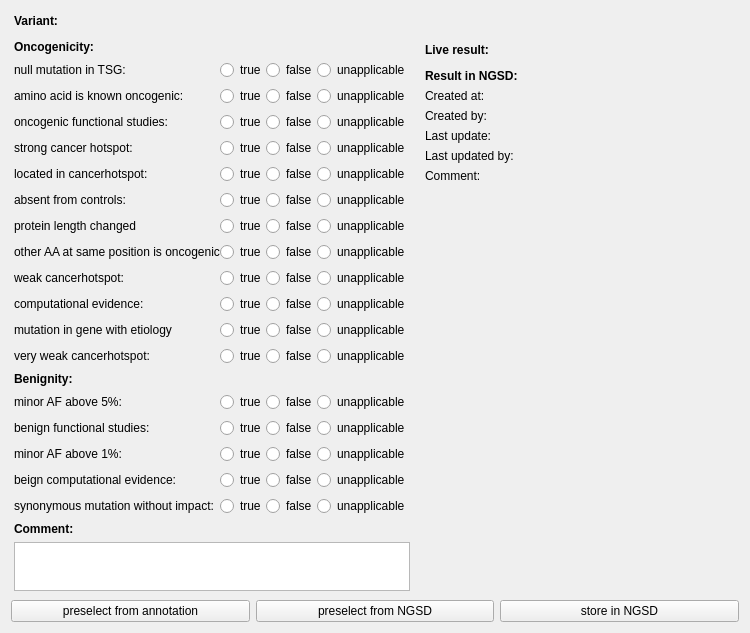
<?xml version="1.0" encoding="UTF-8"?>
<ui version="4.0">
 <class>SomaticVariantInterpreterWidget</class>
 <widget class="QWidget" name="SomaticVariantInterpreterWidget">
  <property name="geometry">
   <rect>
    <x>0</x>
    <y>0</y>
    <width>750</width>
    <height>633</height>
   </rect>
  </property>
  <property name="minimumSize">
   <size>
    <width>750</width>
    <height>400</height>
   </size>
  </property>
  <property name="windowTitle">
   <string>Somatic Variant Interpretation</string>
  </property>
  <layout class="QGridLayout" name="gridLayout">
   <item row="1" column="1">
    <layout class="QVBoxLayout" name="verticalLayout">
     <property name="spacing">
      <number>6</number>
     </property>
     <property name="leftMargin">
      <number>3</number>
     </property>
     <property name="topMargin">
      <number>3</number>
     </property>
     <property name="rightMargin">
      <number>3</number>
     </property>
     <property name="bottomMargin">
      <number>3</number>
     </property>
     <item>
      <layout class="QHBoxLayout" name="horizontalLayout_2" stretch="0,1">
       <property name="spacing">
        <number>6</number>
       </property>
       <property name="leftMargin">
        <number>3</number>
       </property>
       <property name="topMargin">
        <number>3</number>
       </property>
       <property name="rightMargin">
        <number>3</number>
       </property>
       <property name="bottomMargin">
        <number>3</number>
       </property>
       <item>
        <widget class="QLabel" name="label_3">
         <property name="font">
          <font>
           <weight>75</weight>
           <bold>true</bold>
          </font>
         </property>
         <property name="text">
          <string>Live result:</string>
         </property>
        </widget>
       </item>
       <item>
        <widget class="QLabel" name="label_live_result">
         <property name="text">
          <string/>
         </property>
        </widget>
       </item>
      </layout>
     </item>
     <item>
      <layout class="QGridLayout" name="gridLayout_2" columnstretch="1,2">
       <property name="leftMargin">
        <number>3</number>
       </property>
       <property name="topMargin">
        <number>3</number>
       </property>
       <property name="rightMargin">
        <number>3</number>
       </property>
       <property name="bottomMargin">
        <number>3</number>
       </property>
       <property name="horizontalSpacing">
        <number>3</number>
       </property>
       <property name="verticalSpacing">
        <number>6</number>
       </property>
       <item row="0" column="0">
        <widget class="QLabel" name="label_22">
         <property name="font">
          <font>
           <weight>75</weight>
           <bold>true</bold>
          </font>
         </property>
         <property name="text">
          <string>Result in NGSD:</string>
         </property>
        </widget>
       </item>
       <item row="0" column="1">
        <widget class="QLabel" name="label_result_in_ngsd">
         <property name="text">
          <string/>
         </property>
         <property name="textInteractionFlags">
          <set>Qt::LinksAccessibleByMouse|Qt::TextSelectableByKeyboard|Qt::TextSelectableByMouse</set>
         </property>
        </widget>
       </item>
       <item row="1" column="0">
        <widget class="QLabel" name="label_23">
         <property name="text">
          <string>Created at:</string>
         </property>
        </widget>
       </item>
       <item row="1" column="1">
        <widget class="QLabel" name="label_creation_date">
         <property name="text">
          <string/>
         </property>
         <property name="textInteractionFlags">
          <set>Qt::LinksAccessibleByMouse|Qt::TextSelectableByKeyboard|Qt::TextSelectableByMouse</set>
         </property>
        </widget>
       </item>
       <item row="2" column="0">
        <widget class="QLabel" name="label_24">
         <property name="text">
          <string>Created by:</string>
         </property>
        </widget>
       </item>
       <item row="2" column="1">
        <widget class="QLabel" name="label_created_by">
         <property name="text">
          <string/>
         </property>
         <property name="textInteractionFlags">
          <set>Qt::LinksAccessibleByMouse|Qt::TextSelectableByKeyboard|Qt::TextSelectableByMouse</set>
         </property>
        </widget>
       </item>
       <item row="3" column="0">
        <widget class="QLabel" name="label_25">
         <property name="text">
          <string>Last update:</string>
         </property>
        </widget>
       </item>
       <item row="3" column="1">
        <widget class="QLabel" name="label_last_update_date">
         <property name="text">
          <string/>
         </property>
         <property name="textInteractionFlags">
          <set>Qt::LinksAccessibleByMouse|Qt::TextSelectableByKeyboard|Qt::TextSelectableByMouse</set>
         </property>
        </widget>
       </item>
       <item row="4" column="0">
        <widget class="QLabel" name="label_26">
         <property name="text">
          <string>Last updated by:</string>
         </property>
        </widget>
       </item>
       <item row="4" column="1">
        <widget class="QLabel" name="label_last_update_by">
         <property name="text">
          <string/>
         </property>
         <property name="textInteractionFlags">
          <set>Qt::LinksAccessibleByMouse|Qt::TextSelectableByKeyboard|Qt::TextSelectableByMouse</set>
         </property>
        </widget>
       </item>
       <item row="5" column="0">
        <widget class="QLabel" name="label_27">
         <property name="text">
          <string>Comment:</string>
         </property>
        </widget>
       </item>
       <item row="5" column="1">
        <widget class="QLabel" name="label_comment">
         <property name="text">
          <string/>
         </property>
         <property name="textInteractionFlags">
          <set>Qt::LinksAccessibleByMouse|Qt::TextSelectableByKeyboard|Qt::TextSelectableByMouse</set>
         </property>
        </widget>
       </item>
      </layout>
     </item>
     <item>
      <layout class="QHBoxLayout" name="horizontalLayout_22">
       <property name="spacing">
        <number>6</number>
       </property>
       <property name="leftMargin">
        <number>3</number>
       </property>
       <property name="topMargin">
        <number>3</number>
       </property>
       <property name="rightMargin">
        <number>3</number>
       </property>
       <property name="bottomMargin">
        <number>3</number>
       </property>
       <item>
        <widget class="QLabel" name="label_status">
         <property name="text">
          <string/>
         </property>
        </widget>
       </item>
      </layout>
     </item>
     <item>
      <spacer name="verticalSpacer">
       <property name="orientation">
        <enum>Qt::Vertical</enum>
       </property>
       <property name="sizeHint" stdset="0">
        <size>
         <width>20</width>
         <height>40</height>
        </size>
       </property>
      </spacer>
     </item>
    </layout>
   </item>
   <item row="2" column="0" colspan="2">
    <layout class="QHBoxLayout" name="horizontalLayout_21">
     <item>
      <widget class="QPushButton" name="button_select_from_input_anno">
       <property name="toolTip">
        <string>selects parameters using annotation data</string>
       </property>
       <property name="text">
        <string>preselect from annotation</string>
       </property>
      </widget>
     </item>
     <item>
      <widget class="QPushButton" name="button_select_from_NGSD">
       <property name="toolTip">
        <string>autoselects parameters stored in NGSD</string>
       </property>
       <property name="text">
        <string>preselect from NGSD</string>
       </property>
      </widget>
     </item>
     <item>
      <widget class="QPushButton" name="button_store_in_ngsd">
       <property name="text">
        <string>store in NGSD</string>
       </property>
      </widget>
     </item>
    </layout>
   </item>
   <item row="1" column="0">
    <layout class="QVBoxLayout" name="verticalLayout_2">
     <property name="leftMargin">
      <number>3</number>
     </property>
     <property name="topMargin">
      <number>3</number>
     </property>
     <property name="rightMargin">
      <number>3</number>
     </property>
     <property name="bottomMargin">
      <number>3</number>
     </property>
     <item>
      <widget class="QLabel" name="label">
       <property name="font">
        <font>
         <weight>75</weight>
         <bold>true</bold>
        </font>
       </property>
       <property name="text">
        <string>Oncogenicity:</string>
       </property>
      </widget>
     </item>
     <item>
      <layout class="QHBoxLayout" name="horizontalLayout_3" stretch="1,0,0,0">
       <property name="spacing">
        <number>0</number>
       </property>
       <item>
        <widget class="QLabel" name="label_5">
         <property name="text">
          <string>null mutation in TSG:</string>
         </property>
        </widget>
       </item>
       <item>
        <widget class="QRadioButton" name="radioButton">
         <property name="text">
          <string>true</string>
         </property>
         <attribute name="buttonGroup">
          <string notr="true">onco_null_mutation_in_tsg</string>
         </attribute>
        </widget>
       </item>
       <item>
        <widget class="QRadioButton" name="radioButton_2">
         <property name="text">
          <string>false</string>
         </property>
         <attribute name="buttonGroup">
          <string notr="true">onco_null_mutation_in_tsg</string>
         </attribute>
        </widget>
       </item>
       <item>
        <widget class="QRadioButton" name="radioButton_3">
         <property name="text">
          <string>unapplicable</string>
         </property>
         <attribute name="buttonGroup">
          <string notr="true">onco_null_mutation_in_tsg</string>
         </attribute>
        </widget>
       </item>
      </layout>
     </item>
     <item>
      <layout class="QHBoxLayout" name="horizontalLayout_4" stretch="1,0,0,0">
       <property name="spacing">
        <number>0</number>
       </property>
       <item>
        <widget class="QLabel" name="label_6">
         <property name="text">
          <string>amino acid is known oncogenic:</string>
         </property>
        </widget>
       </item>
       <item>
        <widget class="QRadioButton" name="radioButton_4">
         <property name="text">
          <string>true</string>
         </property>
         <attribute name="buttonGroup">
          <string notr="true">onco_known_oncogenic_aa</string>
         </attribute>
        </widget>
       </item>
       <item>
        <widget class="QRadioButton" name="radioButton_5">
         <property name="text">
          <string>false</string>
         </property>
         <attribute name="buttonGroup">
          <string notr="true">onco_known_oncogenic_aa</string>
         </attribute>
        </widget>
       </item>
       <item>
        <widget class="QRadioButton" name="radioButton_6">
         <property name="text">
          <string>unapplicable</string>
         </property>
         <attribute name="buttonGroup">
          <string notr="true">onco_known_oncogenic_aa</string>
         </attribute>
        </widget>
       </item>
      </layout>
     </item>
     <item>
      <layout class="QHBoxLayout" name="horizontalLayout_5" stretch="1,0,0,0">
       <property name="spacing">
        <number>0</number>
       </property>
       <item>
        <widget class="QLabel" name="label_7">
         <property name="text">
          <string>oncogenic functional studies:</string>
         </property>
        </widget>
       </item>
       <item>
        <widget class="QRadioButton" name="radioButton_7">
         <property name="text">
          <string>true</string>
         </property>
         <attribute name="buttonGroup">
          <string notr="true">onco_oncogenic_functional_studies</string>
         </attribute>
        </widget>
       </item>
       <item>
        <widget class="QRadioButton" name="radioButton_8">
         <property name="text">
          <string>false</string>
         </property>
         <attribute name="buttonGroup">
          <string notr="true">onco_oncogenic_functional_studies</string>
         </attribute>
        </widget>
       </item>
       <item>
        <widget class="QRadioButton" name="radioButton_9">
         <property name="text">
          <string>unapplicable</string>
         </property>
         <attribute name="buttonGroup">
          <string notr="true">onco_oncogenic_functional_studies</string>
         </attribute>
        </widget>
       </item>
      </layout>
     </item>
     <item>
      <layout class="QHBoxLayout" name="horizontalLayout_6" stretch="1,0,0,0">
       <property name="spacing">
        <number>0</number>
       </property>
       <item>
        <widget class="QLabel" name="label_8">
         <property name="text">
          <string>strong cancer hotspot:</string>
         </property>
        </widget>
       </item>
       <item>
        <widget class="QRadioButton" name="radioButton_10">
         <property name="text">
          <string>true</string>
         </property>
         <attribute name="buttonGroup">
          <string notr="true">onco_strong_cancerhotspot</string>
         </attribute>
        </widget>
       </item>
       <item>
        <widget class="QRadioButton" name="radioButton_11">
         <property name="text">
          <string>false</string>
         </property>
         <attribute name="buttonGroup">
          <string notr="true">onco_strong_cancerhotspot</string>
         </attribute>
        </widget>
       </item>
       <item>
        <widget class="QRadioButton" name="radioButton_12">
         <property name="text">
          <string>unapplicable</string>
         </property>
         <attribute name="buttonGroup">
          <string notr="true">onco_strong_cancerhotspot</string>
         </attribute>
        </widget>
       </item>
      </layout>
     </item>
     <item>
      <layout class="QHBoxLayout" name="horizontalLayout_7" stretch="1,0,0,0">
       <property name="spacing">
        <number>0</number>
       </property>
       <item>
        <widget class="QLabel" name="label_9">
         <property name="text">
          <string>located in cancerhotspot:</string>
         </property>
        </widget>
       </item>
       <item>
        <widget class="QRadioButton" name="radioButton_13">
         <property name="text">
          <string>true</string>
         </property>
         <attribute name="buttonGroup">
          <string notr="true">onco_located_in_canerhotspot</string>
         </attribute>
        </widget>
       </item>
       <item>
        <widget class="QRadioButton" name="radioButton_14">
         <property name="text">
          <string>false</string>
         </property>
         <attribute name="buttonGroup">
          <string notr="true">onco_located_in_canerhotspot</string>
         </attribute>
        </widget>
       </item>
       <item>
        <widget class="QRadioButton" name="radioButton_15">
         <property name="text">
          <string>unapplicable</string>
         </property>
         <attribute name="buttonGroup">
          <string notr="true">onco_located_in_canerhotspot</string>
         </attribute>
        </widget>
       </item>
      </layout>
     </item>
     <item>
      <layout class="QHBoxLayout" name="horizontalLayout_8" stretch="1,0,0,0">
       <property name="spacing">
        <number>0</number>
       </property>
       <item>
        <widget class="QLabel" name="label_10">
         <property name="text">
          <string>absent from controls:</string>
         </property>
        </widget>
       </item>
       <item>
        <widget class="QRadioButton" name="radioButton_16">
         <property name="text">
          <string>true</string>
         </property>
         <attribute name="buttonGroup">
          <string notr="true">onco_absent_from_controls</string>
         </attribute>
        </widget>
       </item>
       <item>
        <widget class="QRadioButton" name="radioButton_17">
         <property name="text">
          <string>false</string>
         </property>
         <attribute name="buttonGroup">
          <string notr="true">onco_absent_from_controls</string>
         </attribute>
        </widget>
       </item>
       <item>
        <widget class="QRadioButton" name="radioButton_18">
         <property name="text">
          <string>unapplicable</string>
         </property>
         <attribute name="buttonGroup">
          <string notr="true">onco_absent_from_controls</string>
         </attribute>
        </widget>
       </item>
      </layout>
     </item>
     <item>
      <layout class="QHBoxLayout" name="horizontalLayout_9" stretch="1,0,0,0">
       <property name="spacing">
        <number>0</number>
       </property>
       <item>
        <widget class="QLabel" name="label_11">
         <property name="text">
          <string>protein length changed</string>
         </property>
        </widget>
       </item>
       <item>
        <widget class="QRadioButton" name="radioButton_19">
         <property name="text">
          <string>true</string>
         </property>
         <attribute name="buttonGroup">
          <string notr="true">onco_protein_length_change</string>
         </attribute>
        </widget>
       </item>
       <item>
        <widget class="QRadioButton" name="radioButton_20">
         <property name="text">
          <string>false</string>
         </property>
         <attribute name="buttonGroup">
          <string notr="true">onco_protein_length_change</string>
         </attribute>
        </widget>
       </item>
       <item>
        <widget class="QRadioButton" name="radioButton_21">
         <property name="text">
          <string>unapplicable</string>
         </property>
         <attribute name="buttonGroup">
          <string notr="true">onco_protein_length_change</string>
         </attribute>
        </widget>
       </item>
      </layout>
     </item>
     <item>
      <layout class="QHBoxLayout" name="horizontalLayout_10" stretch="1,0,0,0">
       <property name="spacing">
        <number>0</number>
       </property>
       <item>
        <widget class="QLabel" name="label_12">
         <property name="text">
          <string>other AA at same position is oncogenic</string>
         </property>
        </widget>
       </item>
       <item>
        <widget class="QRadioButton" name="radioButton_22">
         <property name="text">
          <string>true</string>
         </property>
         <attribute name="buttonGroup">
          <string notr="true">onco_other_aa_known_oncogenic</string>
         </attribute>
        </widget>
       </item>
       <item>
        <widget class="QRadioButton" name="radioButton_23">
         <property name="text">
          <string>false</string>
         </property>
         <attribute name="buttonGroup">
          <string notr="true">onco_other_aa_known_oncogenic</string>
         </attribute>
        </widget>
       </item>
       <item>
        <widget class="QRadioButton" name="radioButton_24">
         <property name="text">
          <string>unapplicable</string>
         </property>
         <attribute name="buttonGroup">
          <string notr="true">onco_other_aa_known_oncogenic</string>
         </attribute>
        </widget>
       </item>
      </layout>
     </item>
     <item>
      <layout class="QHBoxLayout" name="horizontalLayout_11" stretch="1,0,0,0">
       <property name="spacing">
        <number>0</number>
       </property>
       <item>
        <widget class="QLabel" name="label_13">
         <property name="text">
          <string>weak cancerhotspot:</string>
         </property>
        </widget>
       </item>
       <item>
        <widget class="QRadioButton" name="radioButton_25">
         <property name="text">
          <string>true</string>
         </property>
         <attribute name="buttonGroup">
          <string notr="true">onco_weak_cancerhotspot</string>
         </attribute>
        </widget>
       </item>
       <item>
        <widget class="QRadioButton" name="radioButton_26">
         <property name="text">
          <string>false</string>
         </property>
         <attribute name="buttonGroup">
          <string notr="true">onco_weak_cancerhotspot</string>
         </attribute>
        </widget>
       </item>
       <item>
        <widget class="QRadioButton" name="radioButton_27">
         <property name="text">
          <string>unapplicable</string>
         </property>
         <attribute name="buttonGroup">
          <string notr="true">onco_weak_cancerhotspot</string>
         </attribute>
        </widget>
       </item>
      </layout>
     </item>
     <item>
      <layout class="QHBoxLayout" name="horizontalLayout_12" stretch="1,0,0,0">
       <property name="spacing">
        <number>0</number>
       </property>
       <item>
        <widget class="QLabel" name="label_14">
         <property name="text">
          <string>computational evidence:</string>
         </property>
        </widget>
       </item>
       <item>
        <widget class="QRadioButton" name="radioButton_28">
         <property name="text">
          <string>true</string>
         </property>
         <attribute name="buttonGroup">
          <string notr="true">onco_computational_evidence</string>
         </attribute>
        </widget>
       </item>
       <item>
        <widget class="QRadioButton" name="radioButton_29">
         <property name="text">
          <string>false</string>
         </property>
         <attribute name="buttonGroup">
          <string notr="true">onco_computational_evidence</string>
         </attribute>
        </widget>
       </item>
       <item>
        <widget class="QRadioButton" name="radioButton_30">
         <property name="text">
          <string>unapplicable</string>
         </property>
         <attribute name="buttonGroup">
          <string notr="true">onco_computational_evidence</string>
         </attribute>
        </widget>
       </item>
      </layout>
     </item>
     <item>
      <layout class="QHBoxLayout" name="horizontalLayout_13" stretch="1,0,0,0">
       <property name="spacing">
        <number>0</number>
       </property>
       <item>
        <widget class="QLabel" name="label_15">
         <property name="text">
          <string>mutation in gene with etiology</string>
         </property>
        </widget>
       </item>
       <item>
        <widget class="QRadioButton" name="radioButton_31">
         <property name="text">
          <string>true</string>
         </property>
         <attribute name="buttonGroup">
          <string notr="true">onco_mutation_in_gene_with_etiology</string>
         </attribute>
        </widget>
       </item>
       <item>
        <widget class="QRadioButton" name="radioButton_32">
         <property name="text">
          <string>false</string>
         </property>
         <attribute name="buttonGroup">
          <string notr="true">onco_mutation_in_gene_with_etiology</string>
         </attribute>
        </widget>
       </item>
       <item>
        <widget class="QRadioButton" name="radioButton_33">
         <property name="text">
          <string>unapplicable</string>
         </property>
         <attribute name="buttonGroup">
          <string notr="true">onco_mutation_in_gene_with_etiology</string>
         </attribute>
        </widget>
       </item>
      </layout>
     </item>
     <item>
      <layout class="QHBoxLayout" name="horizontalLayout_14" stretch="1,0,0,0">
       <property name="spacing">
        <number>0</number>
       </property>
       <item>
        <widget class="QLabel" name="label_16">
         <property name="text">
          <string>very weak cancerhotspot:</string>
         </property>
        </widget>
       </item>
       <item>
        <widget class="QRadioButton" name="radioButton_34">
         <property name="text">
          <string>true</string>
         </property>
         <attribute name="buttonGroup">
          <string notr="true">onco_very_weak_cancerhotspot</string>
         </attribute>
        </widget>
       </item>
       <item>
        <widget class="QRadioButton" name="radioButton_35">
         <property name="text">
          <string>false</string>
         </property>
         <attribute name="buttonGroup">
          <string notr="true">onco_very_weak_cancerhotspot</string>
         </attribute>
        </widget>
       </item>
       <item>
        <widget class="QRadioButton" name="radioButton_36">
         <property name="text">
          <string>unapplicable</string>
         </property>
         <attribute name="buttonGroup">
          <string notr="true">onco_very_weak_cancerhotspot</string>
         </attribute>
        </widget>
       </item>
      </layout>
     </item>
     <item>
      <widget class="QLabel" name="label_2">
       <property name="font">
        <font>
         <weight>75</weight>
         <bold>true</bold>
        </font>
       </property>
       <property name="text">
        <string>Benignity:</string>
       </property>
      </widget>
     </item>
     <item>
      <layout class="QHBoxLayout" name="horizontalLayout_15" stretch="1,0,0,0">
       <property name="spacing">
        <number>0</number>
       </property>
       <item>
        <widget class="QLabel" name="label_17">
         <property name="text">
          <string>minor AF above 5%:</string>
         </property>
        </widget>
       </item>
       <item>
        <widget class="QRadioButton" name="radioButton_37">
         <property name="text">
          <string>true</string>
         </property>
         <attribute name="buttonGroup">
          <string notr="true">benign_very_high_maf</string>
         </attribute>
        </widget>
       </item>
       <item>
        <widget class="QRadioButton" name="radioButton_38">
         <property name="text">
          <string>false</string>
         </property>
         <attribute name="buttonGroup">
          <string notr="true">benign_very_high_maf</string>
         </attribute>
        </widget>
       </item>
       <item>
        <widget class="QRadioButton" name="radioButton_39">
         <property name="text">
          <string>unapplicable</string>
         </property>
         <attribute name="buttonGroup">
          <string notr="true">benign_very_high_maf</string>
         </attribute>
        </widget>
       </item>
      </layout>
     </item>
     <item>
      <layout class="QHBoxLayout" name="horizontalLayout_16" stretch="1,0,0,0">
       <property name="spacing">
        <number>0</number>
       </property>
       <item>
        <widget class="QLabel" name="label_18">
         <property name="text">
          <string>benign functional studies:</string>
         </property>
        </widget>
       </item>
       <item>
        <widget class="QRadioButton" name="radioButton_40">
         <property name="text">
          <string>true</string>
         </property>
         <attribute name="buttonGroup">
          <string notr="true">benign_benign_functional_studies</string>
         </attribute>
        </widget>
       </item>
       <item>
        <widget class="QRadioButton" name="radioButton_41">
         <property name="text">
          <string>false</string>
         </property>
         <attribute name="buttonGroup">
          <string notr="true">benign_benign_functional_studies</string>
         </attribute>
        </widget>
       </item>
       <item>
        <widget class="QRadioButton" name="radioButton_42">
         <property name="text">
          <string>unapplicable</string>
         </property>
         <attribute name="buttonGroup">
          <string notr="true">benign_benign_functional_studies</string>
         </attribute>
        </widget>
       </item>
      </layout>
     </item>
     <item>
      <layout class="QHBoxLayout" name="horizontalLayout_17" stretch="1,0,0,0">
       <property name="spacing">
        <number>0</number>
       </property>
       <item>
        <widget class="QLabel" name="label_19">
         <property name="text">
          <string>minor AF above 1%:</string>
         </property>
        </widget>
       </item>
       <item>
        <widget class="QRadioButton" name="radioButton_43">
         <property name="text">
          <string>true</string>
         </property>
         <attribute name="buttonGroup">
          <string notr="true">benign_high_maf</string>
         </attribute>
        </widget>
       </item>
       <item>
        <widget class="QRadioButton" name="radioButton_44">
         <property name="text">
          <string>false</string>
         </property>
         <attribute name="buttonGroup">
          <string notr="true">benign_high_maf</string>
         </attribute>
        </widget>
       </item>
       <item>
        <widget class="QRadioButton" name="radioButton_45">
         <property name="text">
          <string>unapplicable</string>
         </property>
         <attribute name="buttonGroup">
          <string notr="true">benign_high_maf</string>
         </attribute>
        </widget>
       </item>
      </layout>
     </item>
     <item>
      <layout class="QHBoxLayout" name="horizontalLayout_18" stretch="1,0,0,0">
       <property name="spacing">
        <number>0</number>
       </property>
       <item>
        <widget class="QLabel" name="label_20">
         <property name="text">
          <string>beign computational evidence:</string>
         </property>
        </widget>
       </item>
       <item>
        <widget class="QRadioButton" name="radioButton_46">
         <property name="text">
          <string>true</string>
         </property>
         <attribute name="buttonGroup">
          <string notr="true">benign_benign_computational_evidence</string>
         </attribute>
        </widget>
       </item>
       <item>
        <widget class="QRadioButton" name="radioButton_47">
         <property name="text">
          <string>false</string>
         </property>
         <attribute name="buttonGroup">
          <string notr="true">benign_benign_computational_evidence</string>
         </attribute>
        </widget>
       </item>
       <item>
        <widget class="QRadioButton" name="radioButton_48">
         <property name="text">
          <string>unapplicable</string>
         </property>
         <attribute name="buttonGroup">
          <string notr="true">benign_benign_computational_evidence</string>
         </attribute>
        </widget>
       </item>
      </layout>
     </item>
     <item>
      <layout class="QHBoxLayout" name="horizontalLayout_19" stretch="1,0,0,0">
       <property name="spacing">
        <number>0</number>
       </property>
       <item>
        <widget class="QLabel" name="label_21">
         <property name="text">
          <string>synonymous mutation without impact:</string>
         </property>
        </widget>
       </item>
       <item>
        <widget class="QRadioButton" name="radioButton_49">
         <property name="text">
          <string>true</string>
         </property>
         <attribute name="buttonGroup">
          <string notr="true">benign_synonymous_mutation</string>
         </attribute>
        </widget>
       </item>
       <item>
        <widget class="QRadioButton" name="radioButton_50">
         <property name="text">
          <string>false</string>
         </property>
         <attribute name="buttonGroup">
          <string notr="true">benign_synonymous_mutation</string>
         </attribute>
        </widget>
       </item>
       <item>
        <widget class="QRadioButton" name="radioButton_51">
         <property name="text">
          <string>unapplicable</string>
         </property>
         <attribute name="buttonGroup">
          <string notr="true">benign_synonymous_mutation</string>
         </attribute>
        </widget>
       </item>
      </layout>
     </item>
     <item>
      <widget class="QLabel" name="label_28">
       <property name="font">
        <font>
         <weight>75</weight>
         <bold>true</bold>
        </font>
       </property>
       <property name="text">
        <string>Comment:</string>
       </property>
      </widget>
     </item>
     <item>
      <widget class="QTextEdit" name="comment"/>
     </item>
     <item>
      <spacer name="verticalSpacer_2">
       <property name="orientation">
        <enum>Qt::Vertical</enum>
       </property>
       <property name="sizeHint" stdset="0">
        <size>
         <width>20</width>
         <height>40</height>
        </size>
       </property>
      </spacer>
     </item>
    </layout>
   </item>
   <item row="0" column="0" colspan="2">
    <layout class="QHBoxLayout" name="horizontalLayout" stretch="0,1">
     <property name="spacing">
      <number>3</number>
     </property>
     <property name="leftMargin">
      <number>3</number>
     </property>
     <property name="topMargin">
      <number>3</number>
     </property>
     <property name="rightMargin">
      <number>3</number>
     </property>
     <property name="bottomMargin">
      <number>3</number>
     </property>
     <item>
      <widget class="QLabel" name="label_4">
       <property name="sizePolicy">
        <sizepolicy hsizetype="Preferred" vsizetype="Preferred">
         <horstretch>0</horstretch>
         <verstretch>0</verstretch>
        </sizepolicy>
       </property>
       <property name="font">
        <font>
         <weight>75</weight>
         <bold>true</bold>
        </font>
       </property>
       <property name="text">
        <string>Variant:</string>
       </property>
      </widget>
     </item>
     <item>
      <widget class="QLabel" name="label_variant">
       <property name="sizePolicy">
        <sizepolicy hsizetype="Preferred" vsizetype="Preferred">
         <horstretch>0</horstretch>
         <verstretch>0</verstretch>
        </sizepolicy>
       </property>
       <property name="text">
        <string/>
       </property>
       <property name="textInteractionFlags">
        <set>Qt::LinksAccessibleByMouse|Qt::TextSelectableByKeyboard|Qt::TextSelectableByMouse</set>
       </property>
      </widget>
     </item>
    </layout>
   </item>
  </layout>
 </widget>
 <resources/>
 <connections/>
 <buttongroups>
  <buttongroup name="onco_absent_from_controls"/>
  <buttongroup name="onco_protein_length_change"/>
  <buttongroup name="benign_benign_computational_evidence"/>
  <buttongroup name="benign_very_high_maf"/>
  <buttongroup name="onco_null_mutation_in_tsg"/>
  <buttongroup name="onco_mutation_in_gene_with_etiology"/>
  <buttongroup name="onco_other_aa_known_oncogenic"/>
  <buttongroup name="onco_weak_cancerhotspot"/>
  <buttongroup name="benign_high_maf"/>
  <buttongroup name="onco_oncogenic_functional_studies"/>
  <buttongroup name="onco_very_weak_cancerhotspot"/>
  <buttongroup name="benign_benign_functional_studies"/>
  <buttongroup name="onco_computational_evidence"/>
  <buttongroup name="onco_located_in_canerhotspot"/>
  <buttongroup name="onco_strong_cancerhotspot"/>
  <buttongroup name="onco_known_oncogenic_aa"/>
  <buttongroup name="benign_synonymous_mutation"/>
 </buttongroups>
</ui>
